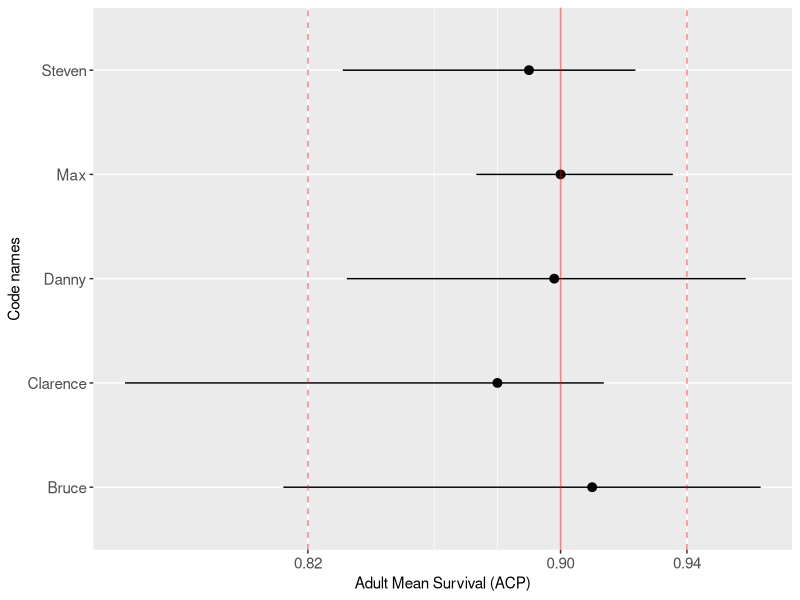
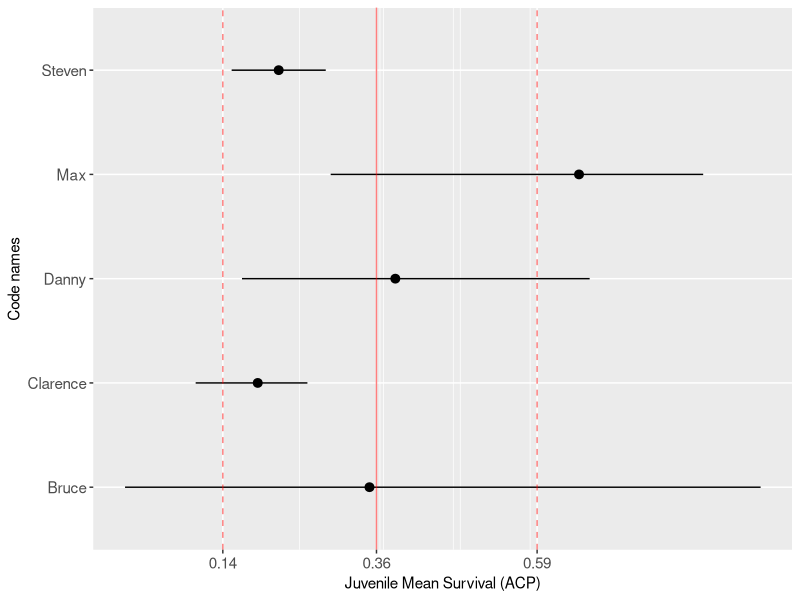
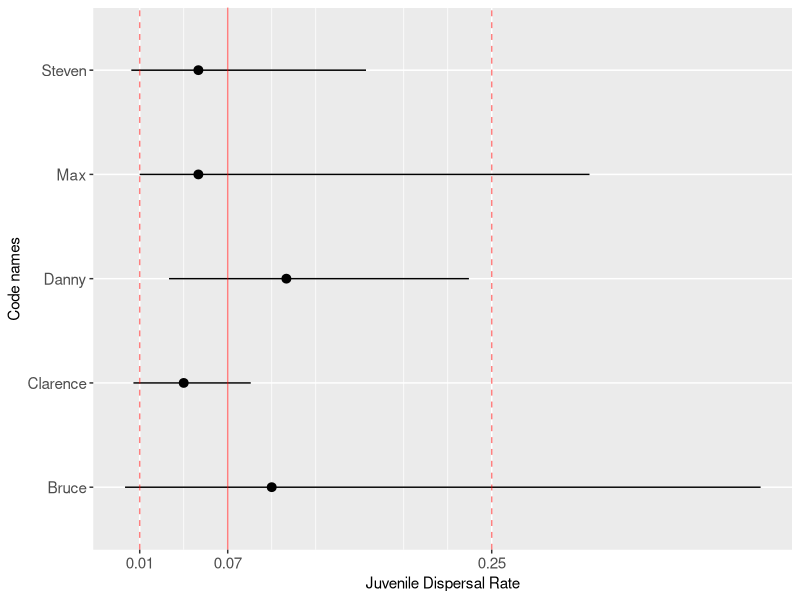
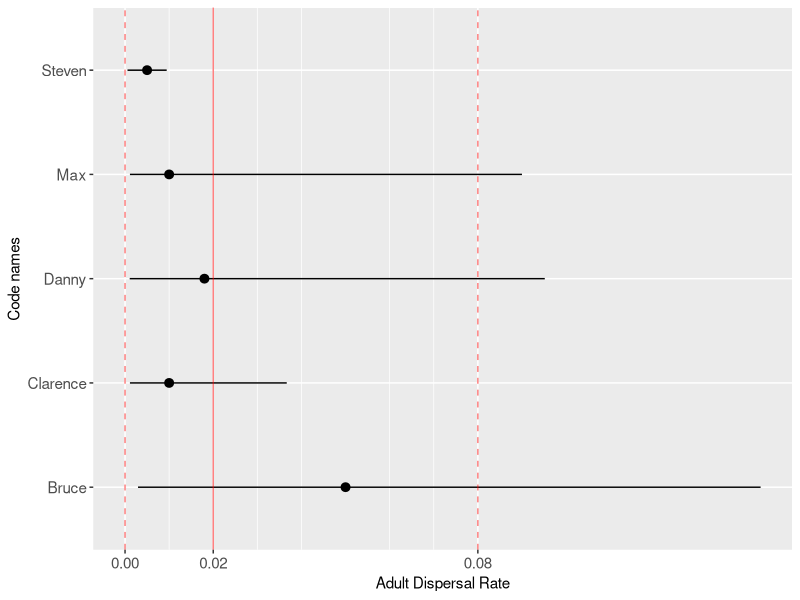
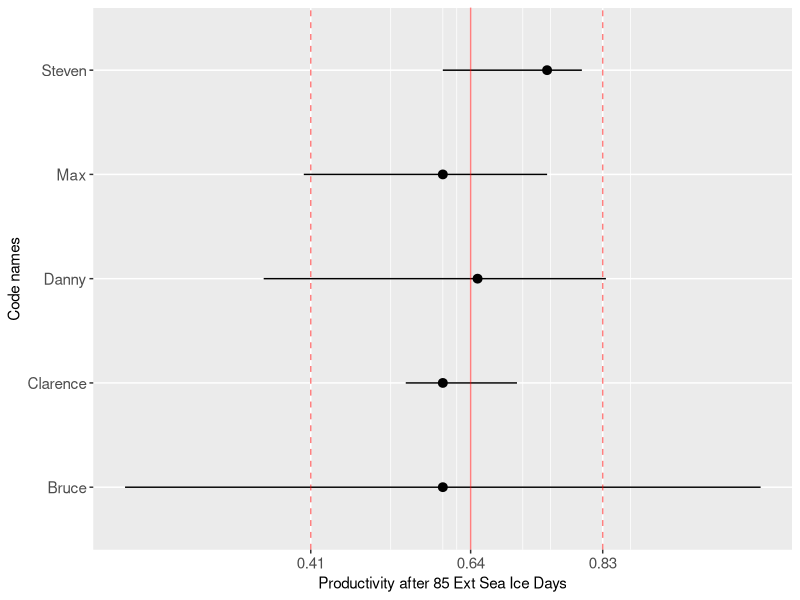
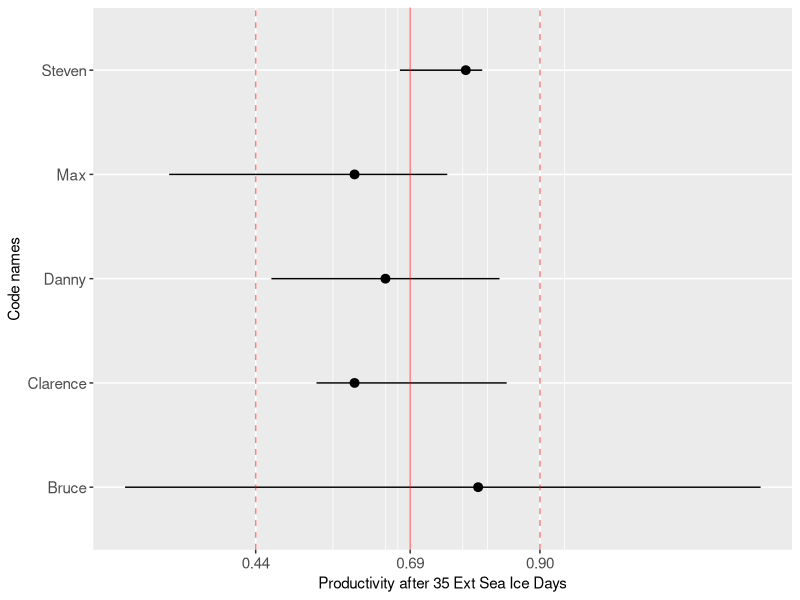
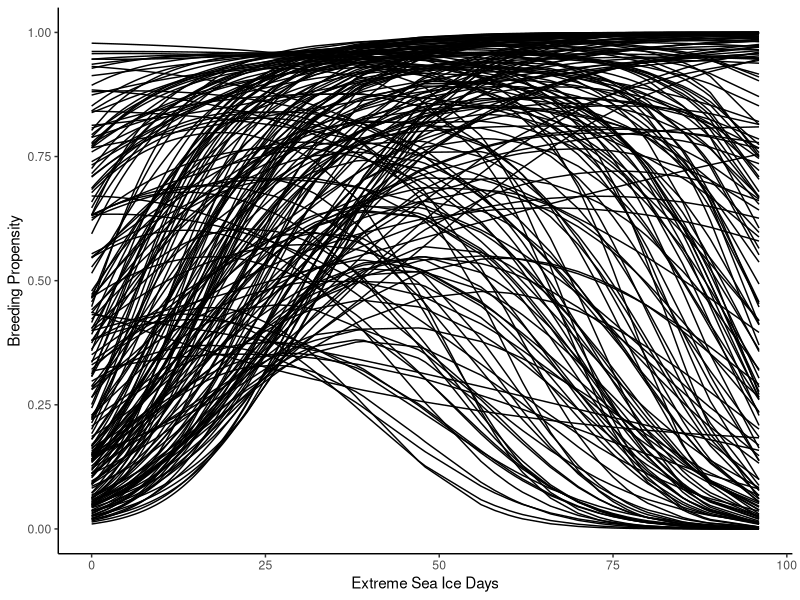
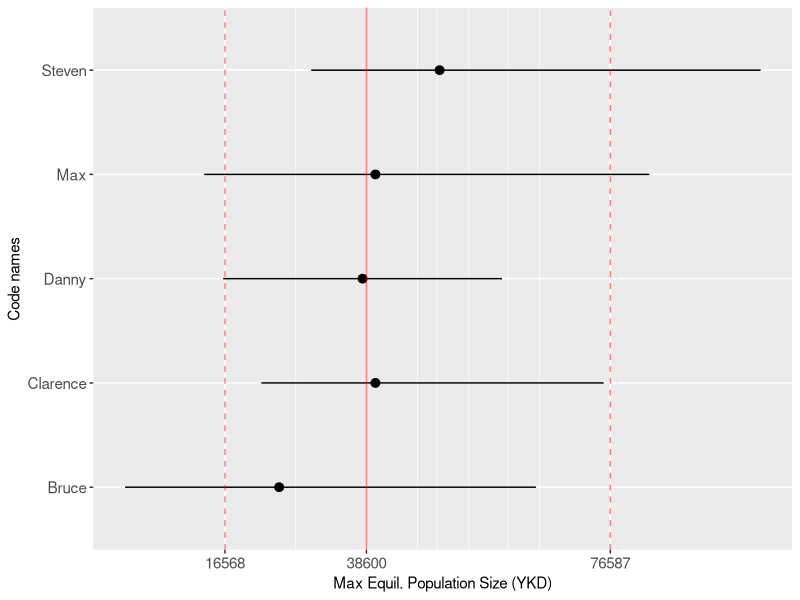

Here is the R script that generated these plots, in order:
## ---- chunk 1
knitr::opts_chunk$set(echo = TRUE)
## ---- chunk 2
library(tidyverse)
library(knitr)
library(kableExtra)
## ---- chunk 3
ee.dat <- read.csv("input_data/EERound2.csv", header = T)
head(ee.dat)
ee.dat$Question <- as.factor(ee.dat$Question)

# create standardized 80% bounds using equations in Hemmings et al. (2018)
s.CI <- 0.8
ee.dat$Low80 <- ee.dat$Best - ((ee.dat$Best - ee.dat$Lowest)*(s.CI/ee.dat$Range))
ee.dat$Hi80 <- ee.dat$Best + ((ee.dat$Highest - ee.dat$Best)*(s.CI/ee.dat$Range))
# truncating where necessary
ee.dat$Low80 <- ifelse(ee.dat$Low80 < ee.dat$LowerBound, ee.dat$LowerBound, ee.dat$Low80)
ee.dat$Hi80 <- ifelse(ee.dat$Hi80 > ee.dat$UpperBound, ee.dat$UpperBound, ee.dat$Hi80)

#logical to indicate whether or not the data should be included
ee.dat$out <- ifelse(ee.dat$Round2==1,0,1)
## ---- chunk 4
ee.Q1 <- ee.dat[ee.dat$Question == 1 & ee.dat$out == 0,]
Q1.Best <- round(mean(ee.Q1$Best, na.rm = T), 2)
Q1.Low <- round(mean(ee.Q1$Low80, na.rm = T), 2)
Q1.Hi <- round(mean(ee.Q1$Hi80, na.rm = T), 2)
ggplot(ee.Q1, aes(x = CodeName, y = Best)) + 
  geom_pointrange(aes(ymin = Low80, ymax = Hi80)) +
  geom_hline(yintercept = Q1.Best, col = "red", alpha = 0.5) + 
  geom_hline(yintercept = Q1.Low, col = "red", linetype = "dashed", alpha = 0.5) +
  geom_hline(yintercept = Q1.Hi, col = "red", linetype = "dashed", alpha = 0.5) +
  scale_y_continuous(breaks = c(Q1.Best, Q1.Low, Q1.Hi)) +
  labs(x = "Code names") + 
  labs(y = "Adult Mean Survival (ACP)") +
  theme(axis.text = element_text(size = 11),
        axis.title = element_text(size = 11)) +
  coord_flip()
## ---- chunk 5
ee.Q2 <- ee.dat[ee.dat$Question == 2 & ee.dat$out == 0,]
Q2.Best <- round(mean(ee.Q2$Best, na.rm = T), 2)
Q2.Low <- round(mean(ee.Q2$Low80, na.rm = T), 2)
Q2.Hi <- round(mean(ee.Q2$Hi80, na.rm = T), 2)
ggplot(ee.Q2, aes(x = CodeName, y = Best)) + 
  geom_pointrange(aes(ymin = Low80, ymax = Hi80)) +
  geom_hline(yintercept = Q2.Best, col = "red", alpha = 0.5) + 
  geom_hline(yintercept = Q2.Low, col = "red", linetype = "dashed", alpha = 0.5) +
  geom_hline(yintercept = Q2.Hi, col = "red", linetype = "dashed", alpha = 0.5) +
  scale_y_continuous(breaks = c(Q2.Best, Q2.Low, Q2.Hi)) +
  labs(x = "Code names") + 
  labs(y = "Juvenile Mean Survival (ACP)") +
  theme(axis.text = element_text(size = 11),
        axis.title = element_text(size = 11)) +
  coord_flip()
## ---- chunk 6
ee.Q3 <- ee.dat[ee.dat$Question == 3 & ee.dat$out == 0,]
Q3.Best <- round(mean(ee.Q3$Best, na.rm = T), 2)
Q3.Low <- round(mean(ee.Q3$Low80, na.rm = T), 2)
Q3.Hi <- round(mean(ee.Q3$Hi80, na.rm = T), 2)
ggplot(ee.Q3, aes(x = CodeName, y = Best)) + 
  geom_pointrange(aes(ymin = Low80, ymax = Hi80)) +
  geom_hline(yintercept = Q3.Best, col = "red", alpha = 0.5) + 
  geom_hline(yintercept = Q3.Low, col = "red", linetype = "dashed", alpha = 0.5) +
  geom_hline(yintercept = Q3.Hi, col = "red", linetype = "dashed", alpha = 0.5) +
  scale_y_continuous(breaks = c(Q3.Best, Q3.Low, Q3.Hi)) +
  labs(x = "Code names") + 
  labs(y = "Juvenile Dispersal Rate") +
  theme(axis.text = element_text(size = 11),
        axis.title = element_text(size = 11)) +
  coord_flip()
## ---- chunk 7
ee.Q4 <- ee.dat[ee.dat$Question == 4  & ee.dat$out == 0,]
Q4.Best <- round(mean(ee.Q4$Best, na.rm = T), 2)
Q4.Low <- round(mean(ee.Q4$Low80, na.rm = T), 2)
Q4.Hi <- round(mean(ee.Q4$Hi80, na.rm = T), 2)
ggplot(ee.Q4, aes(x = CodeName, y = Best)) + 
  geom_pointrange(aes(ymin = Low80, ymax = Hi80)) +
  geom_hline(yintercept = Q4.Best, col = "red", alpha = 0.5) + 
  geom_hline(yintercept = Q4.Low, col = "red", linetype = "dashed", alpha = 0.5) +
  geom_hline(yintercept = Q4.Hi, col = "red", linetype = "dashed", alpha = 0.5) +
  scale_y_continuous(breaks = c(Q4.Best, Q4.Low, Q4.Hi)) +
  labs(x = "Code names") + 
  labs(y = "Adult Dispersal Rate") +
  theme(axis.text = element_text(size = 11),
        axis.title = element_text(size = 11)) +
  coord_flip()
## ---- chunk 8
ee.Q5.1 <- ee.dat[ee.dat$Question == 5.1  & ee.dat$out == 0,]
Q5.1.Best <- round(mean(ee.Q5.1$Best, na.rm = T), 2)
Q5.1.Low <- round(mean(ee.Q5.1$Low80, na.rm = T), 2)
Q5.1.Hi <- round(mean(ee.Q5.1$Hi80, na.rm = T), 2)
ggplot(ee.Q5.1, aes(x = CodeName, y = Best)) + 
  geom_pointrange(aes(ymin = Low80, ymax = Hi80)) +
  geom_hline(yintercept = Q5.1.Best, col = "red", alpha = 0.5) + 
  geom_hline(yintercept = Q5.1.Low, col = "red", linetype = "dashed", alpha = 0.5) +
  geom_hline(yintercept = Q5.1.Hi, col = "red", linetype = "dashed", alpha = 0.5) +
  scale_y_continuous(breaks = c(Q5.1.Best, Q5.1.Low, Q5.1.Hi)) +
  labs(x = "Code names") + 
  labs(y = "Productivity after 85 Ext Sea Ice Days") +
  theme(axis.text = element_text(size = 11),
        axis.title = element_text(size = 11)) +
  coord_flip()
## ---- chunk 9
ee.Q5.2 <- ee.dat[ee.dat$Question == 5.2 & ee.dat$out == 0,]
Q5.2.Best <- round(mean(ee.Q5.2$Best, na.rm = T), 2)
Q5.2.Low <- round(mean(ee.Q5.2$Low80, na.rm = T), 2)
Q5.2.Hi <- round(mean(ee.Q5.2$Hi80, na.rm = T), 2)
ggplot(ee.Q5.2, aes(x = CodeName, y = Best)) + 
  geom_pointrange(aes(ymin = Low80, ymax = Hi80)) +
  geom_hline(yintercept = Q5.2.Best, col = "red", alpha = 0.5) + 
  geom_hline(yintercept = Q5.2.Low, col = "red", linetype = "dashed", alpha = 0.5) +
  geom_hline(yintercept = Q5.2.Hi, col = "red", linetype = "dashed", alpha = 0.5) +
  scale_y_continuous(breaks = c(Q5.2.Best, Q5.2.Low, Q5.2.Hi)) +
  labs(x = "Code names") + 
  labs(y = "Productivity after 35 Ext Sea Ice Days") +
  theme(axis.text = element_text(size = 11),
        axis.title = element_text(size = 11)) +
  coord_flip()
## ---- chunk 10
ext.sea.ice <- read.csv("input_data/extreme.sea.ice.csv", header = T)
ice.data <- ext.sea.ice[ext.sea.ice$year >= 1988 & ext.sea.ice$year <= 2100,]
ice.data4.5 <- ifelse(is.na(ice.data$ice.obs), ice.data$ice.RCP4.5, 
                      ice.data$ice.obs) 
ice4.5 <- scale(ice.data4.5)

set.seed(50)

b0 <- rnorm(100000, .472, 2.15)
b0 <- b0[b0 > -0.77 & b0 < 3.22]
b0 <- sample(b0, 10000, replace = FALSE)
b1 <- rnorm(100000, 2.83, 3)
b1 <- b1[b1 > -1 & b1 < 3]
b1 <- sample(b1, 10000, replace = FALSE)
b2 <- rnorm(100000, -1.17, 1.2)
b2 <- b2[b2 > -1.21 & b2 < 0.33]
b2 <- sample(b2, 10000, replace = FALSE)

BP4.5.sim <- matrix(NA, nrow = length(ice4.5), ncol = 200)

for (i in 1:200){
  for (j in 1:length(ice4.5)){
    BP4.5.sim[j,i] <- plogis(b0[i] + b1[i]*ice4.5[j] + b2[i]*ice4.5[j]^2)
  }
}

BP4.5.sim <- as.data.frame(BP4.5.sim)
BP4.5.sim <- cbind(BP4.5.sim, ice.data4.5)

BP4.5.sim <- BP4.5.sim %>%
  gather(SimNo, BP, -ice.data4.5)

ggplot(BP4.5.sim, aes(x = ice.data4.5, y = BP, col = SimNo)) +
  geom_line() + 
  labs(x = "Extreme Sea Ice Days", y = "Breeding Propensity") +
  theme_classic() + 
  theme(legend.position = "none") +
  scale_color_manual(values = c(rep("black", 200)))

## ---- chunk 11
test4.5.hold35 <- rep(NA, 10000)

test4.5 <- c((35-mean(ice.data4.5))/sd(ice.data4.5),
             (60-mean(ice.data4.5))/sd(ice.data4.5),
             (85-mean(ice.data4.5))/sd(ice.data4.5))

for (i in 1:10000){
  test4.5.hold35[i] <- plogis(b0[i] + b1[i]*test4.5[1] + b2[i]*test4.5[1]^2)
}
## ---- chunk 12
ee.Q6 <- ee.dat[ee.dat$Question == 6  & ee.dat$out == 0,]
Q6.Best <- round(mean(ee.Q6$Best, na.rm = T), 0)
Q6.Low <- round(mean(ee.Q6$Low80, na.rm = T), 0)
Q6.Hi <- round(mean(ee.Q6$Hi80, na.rm = T), 0)
ggplot(ee.Q6, aes(x = CodeName, y = Best)) + 
  geom_pointrange(aes(ymin = Low80, ymax = Hi80)) +
  geom_hline(yintercept = Q6.Best, col = "red", alpha = 0.5) + 
  geom_hline(yintercept = Q6.Low, col = "red", linetype = "dashed", alpha = 0.5) +
  geom_hline(yintercept = Q6.Hi, col = "red", linetype = "dashed", alpha = 0.5) +
  scale_y_continuous(breaks = c(Q6.Best, Q6.Low, Q6.Hi)) +
  labs(x = "Code names") + 
  labs(y = "Max Equil. Population Size (YKD)") +
  theme(axis.text = element_text(size = 11),
        axis.title = element_text(size = 11)) +
  coord_flip()
## ---- chunk 13
ee.Q7 <- ee.dat[ee.dat$Question == 7  & ee.dat$out == 0,]
Q7.Best <- round(mean(ee.Q7$Best, na.rm = T), 0)
Q7.Low <- round(mean(ee.Q7$Low80, na.rm = T), 0)
Q7.Hi <- round(mean(ee.Q7$Hi80, na.rm = T), 0)
ggplot(ee.Q7, aes(x = CodeName, y = Best)) + 
  geom_pointrange(aes(ymin = Low80, ymax = Hi80)) +
  geom_hline(yintercept = Q7.Best, col = "red", alpha = 0.5) + 
  geom_hline(yintercept = Q7.Low, col = "red", linetype = "dashed", alpha = 0.5) +
  geom_hline(yintercept = Q7.Hi, col = "red", linetype = "dashed", alpha = 0.5) +
  scale_y_continuous(breaks = c(Q7.Best, Q7.Low, Q7.Hi)) +
  labs(x = "Code names") + 
  labs(y = "Max Equil. Population Size (ACP)") +
  theme(axis.text = element_text(size = 10),
        axis.title = element_text(size = 11)) +
  coord_flip()
## ---- chunk 14
ee.Q8 <- ee.dat[ee.dat$Question == 8  & ee.dat$out == 0,]
Q8.Best <- round(median(ee.Q8$Best, na.rm = T), 2)
Q8.Low <- round(median(ee.Q8$Low80, na.rm = T), 2)
Q8.Hi <- round(median(ee.Q8$Hi80, na.rm = T), 2)
ggplot(ee.Q8, aes(x = CodeName, y = Best)) + 
  geom_pointrange(aes(ymin = Low80, ymax = Hi80)) +
  geom_hline(yintercept = Q8.Best, col = "red", alpha = 0.5) + 
  geom_hline(yintercept = Q8.Low, col = "red", linetype = "dashed", alpha = 0.5) +
  geom_hline(yintercept = Q8.Hi, col = "red", linetype = "dashed", alpha = 0.5) +
  scale_y_continuous(breaks = c(Q8.Best, Q8.Low, Q8.Hi)) +
  labs(x = "Code names") + 
  labs(y = "Breeding Propensity 2YO") +
  theme(axis.text = element_text(size = 11),
        axis.title = element_text(size = 11)) +
  coord_flip()
## ---- chunk 15
ee.Q9 <- ee.dat[ee.dat$Question == 9 & ee.dat$out == 0,]
Q9.Best <- round(mean(ee.Q9$Best, na.rm = T), 2)
Q9.Low <- round(mean(ee.Q9$Low80, na.rm = T), 2)
Q9.Hi <- round(mean(ee.Q9$Hi80, na.rm = T), 2)
ggplot(ee.Q9, aes(x = CodeName, y = Best)) + 
  geom_pointrange(aes(ymin = Low80, ymax = Hi80)) +
  geom_hline(yintercept = Q9.Best, col = "red", alpha = 0.5) + 
  geom_hline(yintercept = Q9.Low, col = "red", linetype = "dashed", alpha = 0.5) +
  geom_hline(yintercept = Q9.Hi, col = "red", linetype = "dashed", alpha = 0.5) +
  scale_y_continuous(breaks = c(Q9.Best, Q9.Low, Q9.Hi)) +
  labs(x = "Code names") + 
  labs(y = "Variation in Aerial Detection (YKD)") +
  coord_flip() + 
  theme(legend.position = "none",
        axis.text = element_text(size = 11),
        axis.title = element_text(size = 11))
## ---- chunk 16
sigma_d <- rgamma(10000, 2, 13)
# hist(sigma_d)
# mean(sigma_d)
# quantile(sigma_d, probs=c(0.1, 0.2, 0.5, 0.8, 0.9))
x <- rnorm(10000, 0, sigma_d)
x <- x[x > -0.69 & x < 0.69]
#hist(x)
#hist(exp(x))
hist(0.5*exp(x) - 0.5, probability = TRUE, xlab="Detection deviation", main="Histogram of detection variation")
#sd(0.5*exp(x) - 0.5)
q <- quantile(abs(0.5*exp(x) - 0.5), probs=c(0.1, 0.2, 0.5, 0.8, 0.9))
## ---- chunk 17
ee.Q10 <- ee.dat[ee.dat$Question == 10  & ee.dat$out == 0,]
Q10.Best <- round(mean(ee.Q10$Best, na.rm = T), 2)
Q10.Low <- round(mean(ee.Q10$Low80, na.rm = T), 2)
Q10.Hi <- round(mean(ee.Q10$Hi80, na.rm = T), 2)
ggplot(ee.Q10, aes(x = CodeName, y = Best)) + 
  geom_pointrange(aes(ymin = Low80, ymax = Hi80)) +
  geom_hline(yintercept = Q10.Best, col = "red", alpha = 0.5) + 
  geom_hline(yintercept = Q10.Low, col = "red", linetype = "dashed", alpha = 0.5) +
  geom_hline(yintercept = Q10.Hi, col = "red", linetype = "dashed", alpha = 0.5) +
  scale_y_continuous(breaks = c(Q10.Best, Q10.Low, Q10.Hi)) +
  labs(x = "Code names") + 
  labs(y = "Variation in Aerial Detection (ACP)") +
  coord_flip() + 
  theme(legend.position = "none",
        axis.text = element_text(size = 11),
        axis.title = element_text(size = 11))
## ---- chunk 18
sigma_d <- rgamma(10000, 1, 13)
# hist(sigma_d)
# mean(sigma_d)
# quantile(sigma_d, probs=c(0.1, 0.2, 0.5, 0.8, 0.9))
x <- rnorm(10000, 0, sigma_d)
x <- x[x > -0.28 & x < 0.28]
#hist(x)
#hist(exp(x))
hist(0.75*exp(x) - 0.75, probability = TRUE, xlab="Detection deviation", main="Histogram of detection variation")
#sd(0.5*exp(x) - 0.5)
q <- quantile(abs(0.75*exp(x) - 0.75), probs=c(0.1, 0.2, 0.5, 0.8, 0.9))
